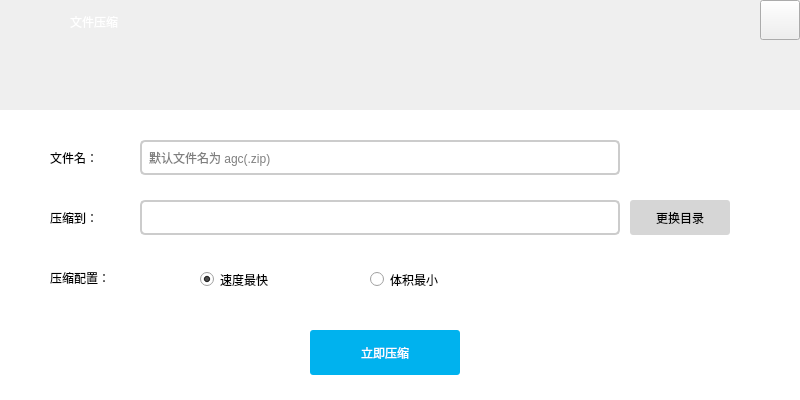
<?xml version="1.0" encoding="UTF-8"?>
<ui version="4.0">
 <class>compressWin</class>
 <widget class="QMainWindow" name="compressWin">
  <property name="geometry">
   <rect>
    <x>0</x>
    <y>0</y>
    <width>800</width>
    <height>400</height>
   </rect>
  </property>
  <property name="windowTitle">
   <string>MainWindow</string>
  </property>
  <widget class="QWidget" name="centralwidget">
   <widget class="QLabel" name="title_bar">
    <property name="geometry">
     <rect>
      <x>0</x>
      <y>0</y>
      <width>800</width>
      <height>110</height>
     </rect>
    </property>
    <property name="styleSheet">
     <string notr="true">border-image: url(:/res/image/splash.png);</string>
    </property>
    <property name="text">
     <string/>
    </property>
   </widget>
   <widget class="QPushButton" name="btn_close">
    <property name="geometry">
     <rect>
      <x>760</x>
      <y>0</y>
      <width>40</width>
      <height>40</height>
     </rect>
    </property>
    <property name="styleSheet">
     <string notr="true">QPushButton
{ 
border-image: url(:/res/image/dialog_close_normal.png);
}
QPushButton:hover
{
border-image: url(:/res/image/dialog_close_hover.png);
}
QPushButton:pressed
{   
border-image: url(:/res/image/dialog_close_pressed.png);
}</string>
    </property>
    <property name="text">
     <string/>
    </property>
   </widget>
   <widget class="QLabel" name="icon">
    <property name="geometry">
     <rect>
      <x>3</x>
      <y>3</y>
      <width>40</width>
      <height>40</height>
     </rect>
    </property>
    <property name="styleSheet">
     <string notr="true">border-image: url(:/res/image/icon.png);</string>
    </property>
    <property name="text">
     <string/>
    </property>
   </widget>
   <widget class="QLabel" name="title">
    <property name="geometry">
     <rect>
      <x>70</x>
      <y>7</y>
      <width>130</width>
      <height>30</height>
     </rect>
    </property>
    <property name="styleSheet">
     <string notr="true">font: 14pt &quot;微软雅黑&quot;;
color: rgb(255, 255, 255);</string>
    </property>
    <property name="text">
     <string>文件压缩</string>
    </property>
   </widget>
   <widget class="QLineEdit" name="edt_dst">
    <property name="geometry">
     <rect>
      <x>140</x>
      <y>200</y>
      <width>480</width>
      <height>35</height>
     </rect>
    </property>
    <property name="styleSheet">
     <string notr="true">font: 12pt &quot;微软雅黑&quot;;
color: rgb(0, 0, 0);
border-radius: 5px;
border: 2px solid #ccc; 
padding: 0px 5px;</string>
    </property>
    <property name="text">
     <string/>
    </property>
    <property name="alignment">
     <set>Qt::AlignLeading|Qt::AlignLeft|Qt::AlignVCenter</set>
    </property>
    <property name="readOnly">
     <bool>true</bool>
    </property>
    <property name="placeholderText">
     <string/>
    </property>
   </widget>
   <widget class="QPushButton" name="btn_choose_dst">
    <property name="geometry">
     <rect>
      <x>630</x>
      <y>200</y>
      <width>100</width>
      <height>35</height>
     </rect>
    </property>
    <property name="styleSheet">
     <string notr="true">QPushButton
{ 
font: 12pt &quot;微软雅黑&quot;;
color: rgb(0, 0, 0);	
	background-color: rgb(214, 214, 214);
border: none;
border-radius: 3px
}
QPushButton:hover
{
background-color: rgb(240, 240, 240);
}
QPushButton:pressed
{   
background-color: rgb(185, 185, 185);
}</string>
    </property>
    <property name="text">
     <string>更换目录</string>
    </property>
   </widget>
   <widget class="QLabel" name="label_dst">
    <property name="geometry">
     <rect>
      <x>50</x>
      <y>200</y>
      <width>90</width>
      <height>35</height>
     </rect>
    </property>
    <property name="styleSheet">
     <string notr="true">font: 12pt &quot;微软雅黑&quot;;
color: rgb(0, 0, 0);</string>
    </property>
    <property name="text">
     <string>压缩到：</string>
    </property>
   </widget>
   <widget class="QLabel" name="bg">
    <property name="geometry">
     <rect>
      <x>0</x>
      <y>110</y>
      <width>800</width>
      <height>290</height>
     </rect>
    </property>
    <property name="styleSheet">
     <string notr="true">background-color: rgb(255, 255, 255);</string>
    </property>
    <property name="text">
     <string/>
    </property>
   </widget>
   <widget class="QLabel" name="label_choice">
    <property name="geometry">
     <rect>
      <x>50</x>
      <y>260</y>
      <width>90</width>
      <height>35</height>
     </rect>
    </property>
    <property name="styleSheet">
     <string notr="true">font: 12pt &quot;微软雅黑&quot;;
color: rgb(0, 0, 0);</string>
    </property>
    <property name="text">
     <string>压缩配置：</string>
    </property>
   </widget>
   <widget class="QGroupBox" name="groupBox">
    <property name="geometry">
     <rect>
      <x>150</x>
      <y>250</y>
      <width>350</width>
      <height>50</height>
     </rect>
    </property>
    <property name="styleSheet">
     <string notr="true">border: none;</string>
    </property>
    <property name="title">
     <string/>
    </property>
    <widget class="QRadioButton" name="rbtn_fast">
     <property name="geometry">
      <rect>
       <x>50</x>
       <y>20</y>
       <width>115</width>
       <height>19</height>
      </rect>
     </property>
     <property name="styleSheet">
      <string notr="true">font: 10pt &quot;微软雅黑&quot;;
color: rgb(0, 0, 0);
</string>
     </property>
     <property name="text">
      <string>速度最快</string>
     </property>
     <property name="checked">
      <bool>true</bool>
     </property>
    </widget>
    <widget class="QRadioButton" name="rbtn_min">
     <property name="geometry">
      <rect>
       <x>220</x>
       <y>20</y>
       <width>115</width>
       <height>19</height>
      </rect>
     </property>
     <property name="styleSheet">
      <string notr="true">font: 10pt &quot;微软雅黑&quot;;
color: rgb(0, 0, 0);</string>
     </property>
     <property name="text">
      <string>体积最小</string>
     </property>
    </widget>
   </widget>
   <widget class="QPushButton" name="btn_start">
    <property name="geometry">
     <rect>
      <x>310</x>
      <y>330</y>
      <width>150</width>
      <height>45</height>
     </rect>
    </property>
    <property name="styleSheet">
     <string notr="true">QPushButton
{ 
font: 12pt &quot;微软雅黑&quot;;
	color: rgb(255, 255, 255);
	background-color: rgb(0, 178, 238);
border: none;
border-radius: 3px
}
QPushButton:hover
{
background-color: rgb(0, 191, 255);
}
QPushButton:pressed
{   
background-color: rgb(0, 160, 213);
}</string>
    </property>
    <property name="text">
     <string>立即压缩</string>
    </property>
   </widget>
   <widget class="QLabel" name="label_filename">
    <property name="geometry">
     <rect>
      <x>50</x>
      <y>140</y>
      <width>90</width>
      <height>35</height>
     </rect>
    </property>
    <property name="styleSheet">
     <string notr="true">font: 12pt &quot;微软雅黑&quot;;
color: rgb(0, 0, 0);</string>
    </property>
    <property name="text">
     <string>文件名：</string>
    </property>
   </widget>
   <widget class="QLineEdit" name="edt_dst_filename">
    <property name="geometry">
     <rect>
      <x>140</x>
      <y>140</y>
      <width>480</width>
      <height>35</height>
     </rect>
    </property>
    <property name="styleSheet">
     <string notr="true">font: 12pt &quot;微软雅黑&quot;;
color: rgb(0, 0, 0);
border-radius: 5px;
border: 2px solid #ccc; 
padding: 0px 5px;</string>
    </property>
    <property name="text">
     <string/>
    </property>
    <property name="alignment">
     <set>Qt::AlignLeading|Qt::AlignLeft|Qt::AlignVCenter</set>
    </property>
    <property name="placeholderText">
     <string>默认文件名为 agc(.zip)</string>
    </property>
   </widget>
   <widget class="QLabel" name="hint_wait">
    <property name="geometry">
     <rect>
      <x>0</x>
      <y>0</y>
      <width>800</width>
      <height>400</height>
     </rect>
    </property>
    <property name="styleSheet">
     <string notr="true"/>
    </property>
    <property name="text">
     <string/>
    </property>
   </widget>
   <widget class="QLabel" name="show_wait">
    <property name="geometry">
     <rect>
      <x>255</x>
      <y>30</y>
      <width>512</width>
      <height>256</height>
     </rect>
    </property>
    <property name="text">
     <string/>
    </property>
   </widget>
   <zorder>bg</zorder>
   <zorder>title_bar</zorder>
   <zorder>btn_close</zorder>
   <zorder>icon</zorder>
   <zorder>title</zorder>
   <zorder>edt_dst</zorder>
   <zorder>btn_choose_dst</zorder>
   <zorder>label_dst</zorder>
   <zorder>label_choice</zorder>
   <zorder>groupBox</zorder>
   <zorder>btn_start</zorder>
   <zorder>label_filename</zorder>
   <zorder>edt_dst_filename</zorder>
   <zorder>hint_wait</zorder>
   <zorder>show_wait</zorder>
  </widget>
 </widget>
 <resources/>
 <connections/>
</ui>
